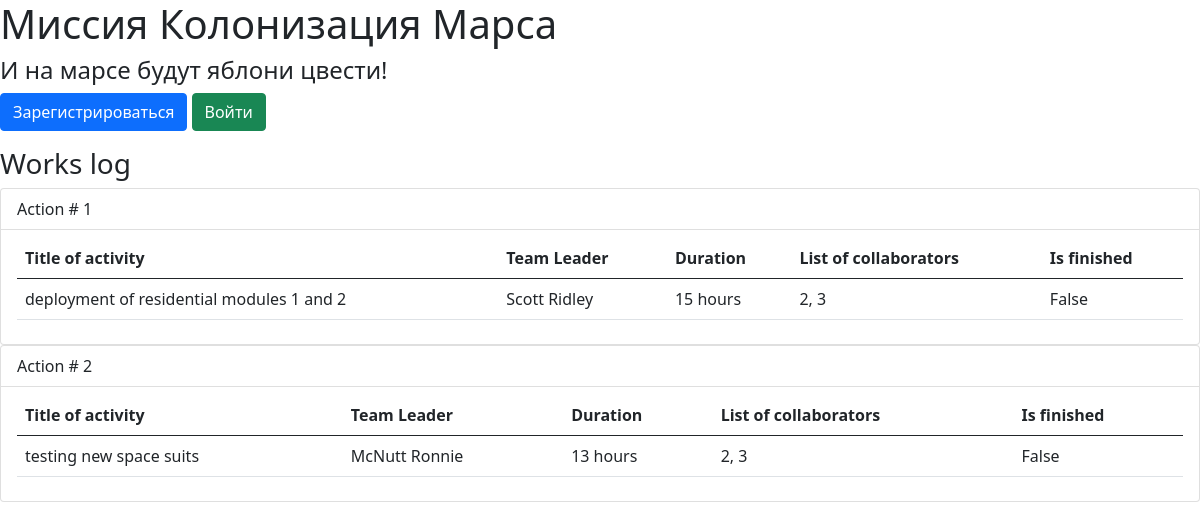
Before: / with the older database file.
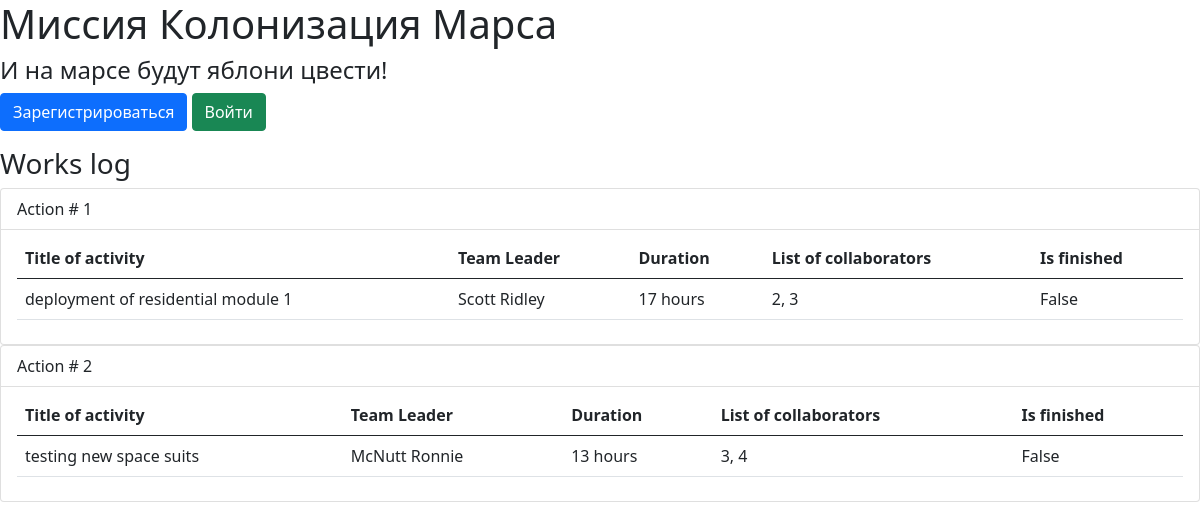
After: the same page with the newer database file.
### data/jobs.py (models this page shows)
class Jobs(SqlAlchemyBase):
    __tablename__ = 'jobs'
    id = sqlalchemy.Column(sqlalchemy.Integer,
                           primary_key=True, autoincrement=True)
    team_leader = sqlalchemy.Column(sqlalchemy.Integer, sqlalchemy.ForeignKey("users.id"))
    job = sqlalchemy.Column(sqlalchemy.String, unique=True)
    work_size = sqlalchemy.Column(sqlalchemy.Integer)
    collaborators = sqlalchemy.Column(sqlalchemy.String, nullable=True)
    is_finished = sqlalchemy.Column(sqlalchemy.Boolean)
    start_date = sqlalchemy.Column(sqlalchemy.DateTime,
                                   default=datetime.datetime.now)
    end_date = sqlalchemy.Column(sqlalchemy.DateTime,
                                 default=datetime.datetime.now)
    team_lead = orm.relationship('User')

### main.py (the view)
@app.route("/")
def index():
    db_sess = db_session.create_session()
    jobs = []
    for job in db_sess.query(Jobs).all():
        elem = job.job, db_sess.query(User).filter(User.id == job.team_leader).first().surname + " " +\
               db_sess.query(User).filter(User.id == job.team_leader).first().name, job.work_size, job.collaborators,\
               job.is_finished, job.id, job.team_leader
        jobs.append(elem)
    return render_template('work_list.html', title='Работа', jobs=jobs)

### data/db_session.py (called while the page is built)
def create_session() -> Session:
    global __factory
    return __factory()

### templates/work_list.html (shortened to what this page needs)
{% extends "base.html" %}
    {% block content %}
        <link rel="stylesheet" href="{{url_for('.static', filename='/css/style.css')}}">
        <h3>Works log</h3>
        {% for job in jobs %}
            <ul class="list-group">
                <li class="list-group-item">Action # {{loop.index}}</li>
                <li class="list-group-item">
                    <table class="table">
                      <thead>
                        <tr>
                          <th scope="col">Title of activity</th>
                          <th scope="col">Team Leader</th>
                          <th scope="col">Duration</th>
                          <th scope="col">List of collaborators</th>
                          <th scope="col">Is finished</th>
                        </tr>
                      </thead>
                      <tbody>
                        <tr>
                          <td>{{job[0]}}</td>
                          <td>{{job[1]}}</td>
                          <td>{{job[2]}} hours</td>
                          <td>{{job[3]}}</td>
                          <td>{{job[4]}}</td>
                        </tr>
                      </tbody>
                    </table>
                </li>
            </ul>
        {% endfor %}
    {% endblock %}

Changed rows visible on the page:
changed Jobs: job "deployment of residential modules 1 and 2" → "deployment of residential module 1"; work_size "15" → "17"
changed Jobs "testing new space suits": collaborators "2, 3" → "3, 4"
